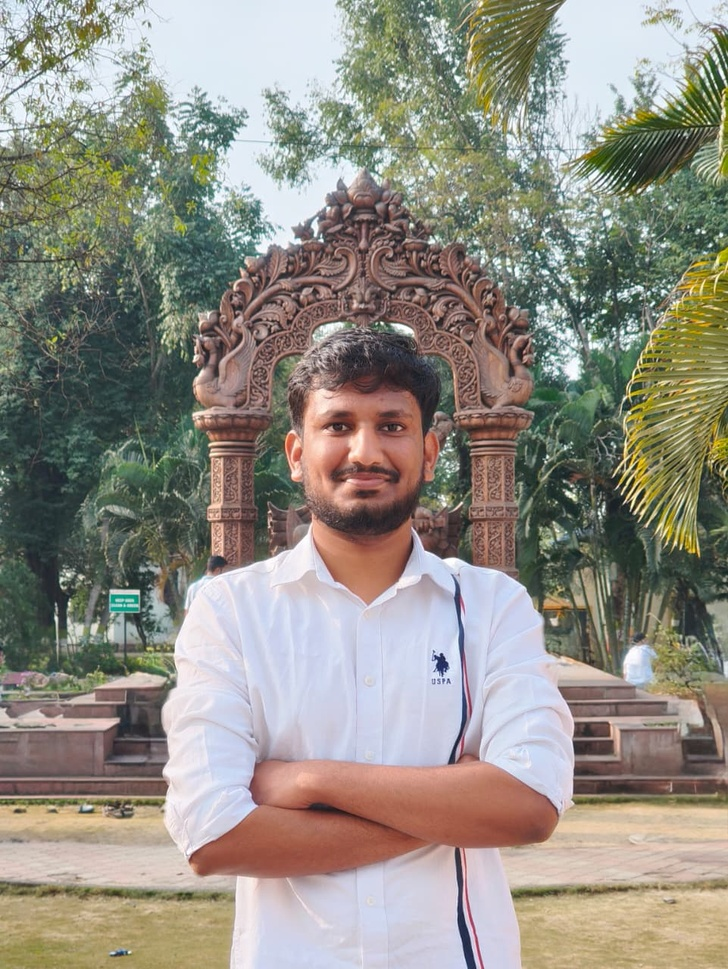
#> input picture assignment4/assignment4A/input.jpeg, 728 x 969 px, shrunk from 961 x 1280 before the run
$ python a4a.py
#> lines starting #> are read from the running program, lines starting #| are printed output that depends on the picture
import cv2
import matplotlib.pyplot as plt

img = cv2.imread('input.jpeg')
#> img is the input picture: shape (969, 728, 3); mean B, G, R 132.2, 142.3, 146.2
img = cv2.cvtColor(img, cv2.COLOR_BGR2RGB)

R, G, B = cv2.split(img)
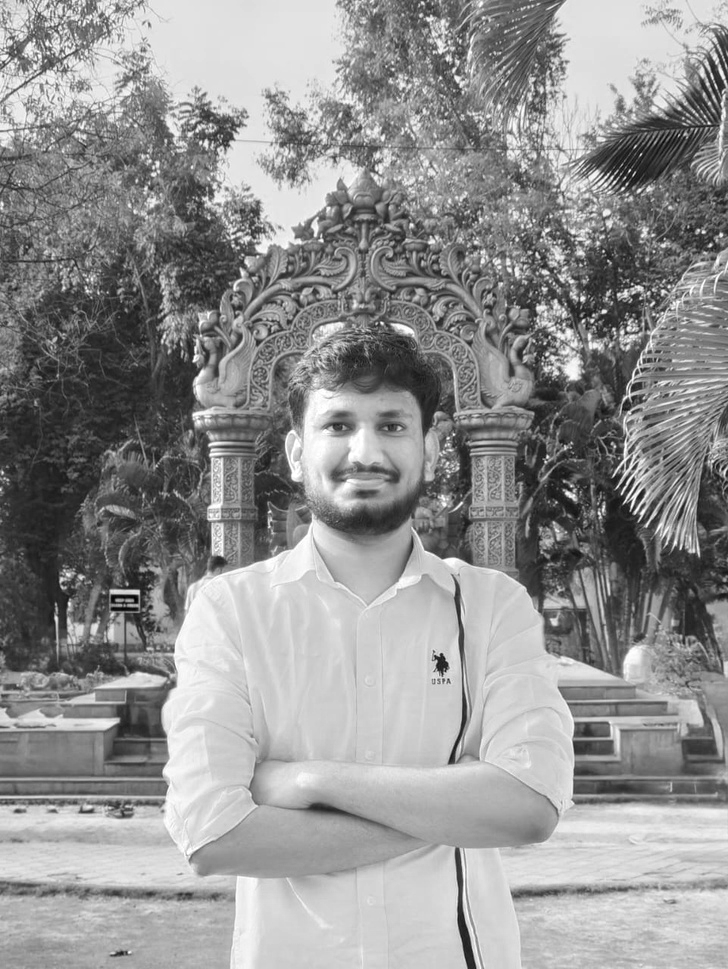
#> R: shape (969, 728); min 1, max 255, mean 146.2
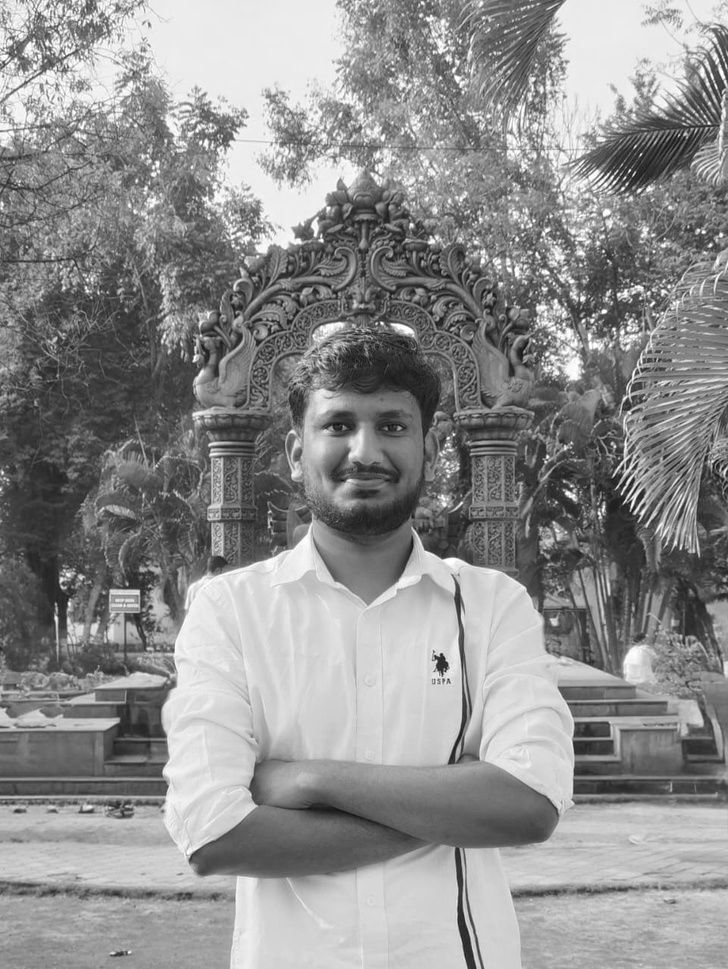
#> G: shape (969, 728); min 13, max 255, mean 142.3
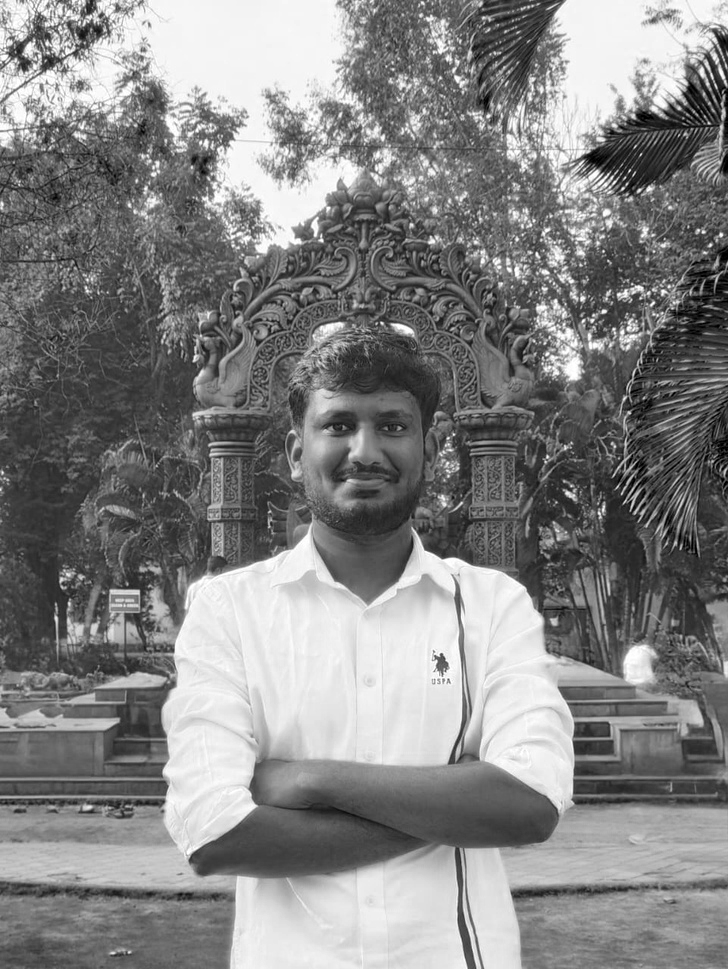
#> B: shape (969, 728); min 0, max 255, mean 132.2

plt.figure(figsize=(12,8))

plt.subplot(2,2,1)
plt.imshow(img)
plt.title("Original Image")
plt.axis('off')

plt.subplot(2,2,2)
plt.hist(R.ravel(), bins=256, color='red')
plt.title("Red Channel Histogram")
plt.xlabel("Intensity")
plt.ylabel("Frequency")

plt.subplot(2,2,3)
plt.hist(G.ravel(), bins=256, color='green')
plt.title("Green Channel Histogram")
plt.xlabel("Intensity")
plt.ylabel("Frequency")

plt.subplot(2,2,4)
plt.hist(B.ravel(), bins=256, color='blue')
plt.title("Blue Channel Histogram")
plt.xlabel("Intensity")
plt.ylabel("Frequency")

plt.tight_layout()
plt.savefig("output.png")
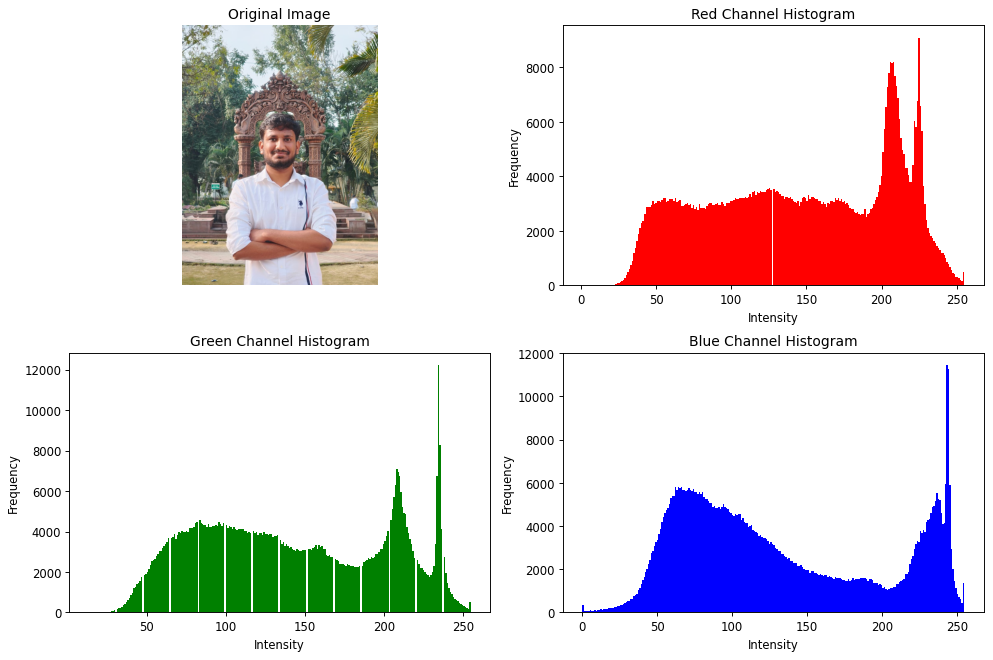
#> figure drawn by matplotlib, 4 panels; panel 2: tallest bar 9083 high, from x = 224.2 to 225.2; panel 3: tallest bar 12242 high, from x = 234.2 to 235.1; panel 4: tallest bar 11460 high, from x = 243 to 244
